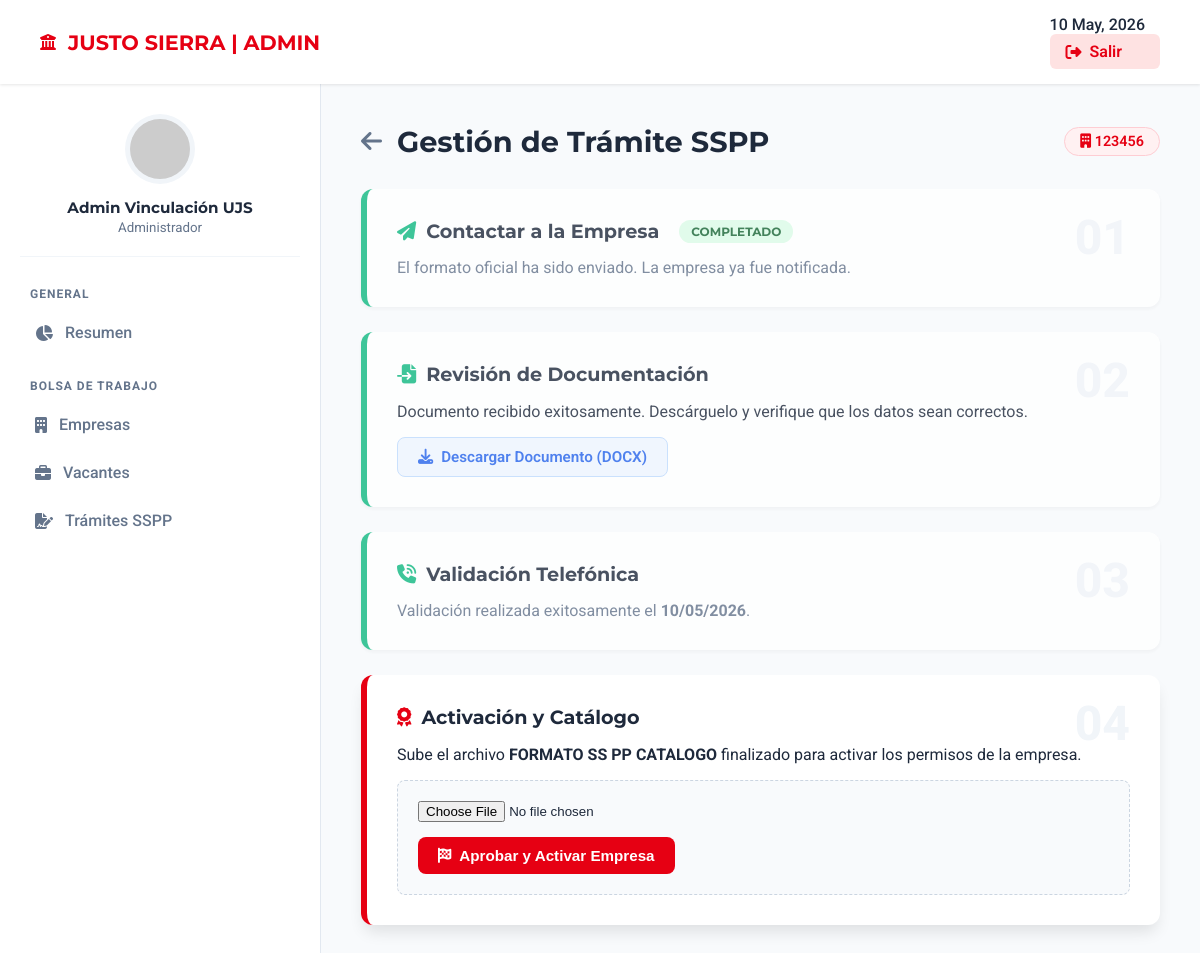
Page /Justo-Sierra/admin/detalle_tramite_sspp.php?id=2 (signed in) on the committed database.
### tables this page shows
CREATE TABLE `solicitudes_sspp` (
  `id_solicitud` int(11) NOT NULL,
  `id_empresa` int(11) NOT NULL,
  `estado_tramite` enum('Solicitud Inicial','Formato Enviado','Datos Recibidos','Validado por Teléfono','Aprobado Catálogo','Expirado') DEFAULT 'Solicitud Inicial',
  `fecha_inicio` date NOT NULL,
  `fecha_validacion` date DEFAULT NULL,
  `fecha_vencimiento` date DEFAULT NULL,
  `archivo_solicitud_dir` varchar(255) DEFAULT NULL COMMENT 'Ruta del archivo de Dirección',
  `archivo_catalogo_generado` varchar(255) DEFAULT NULL COMMENT 'Ruta del PDF final',
  `notas_admin` text DEFAULT NULL
);

CREATE TABLE `empresas` (
  `id_empresa` int(11) NOT NULL,
  `nombre_empresa` varchar(255) NOT NULL,
  `email_contacto` varchar(255) NOT NULL,
  `password` varchar(255) NOT NULL,
  `rfc` varchar(13) DEFAULT NULL,
  `descripcion` text DEFAULT NULL,
  `sitio_web` varchar(255) DEFAULT NULL,
  `logo_url` varchar(255) DEFAULT NULL,
  `estado_validacion` enum('pendiente','aprobada','rechazada') DEFAULT 'pendiente',
  `fecha_registro` timestamp NOT NULL DEFAULT current_timestamp(),
  `es_catalogo_sspp` tinyint(1) DEFAULT 0,
  `vigencia_sspp` date DEFAULT NULL
);

### Justo-Sierra/admin/detalle_tramite_sspp.php (the view, shortened to what this page needs)
<?php
include '../config/conexion.php';
$nombre_admin = $_SESSION['nombre_admin'] ?? 'Admin Vinculación UJS';
$id_solicitud = $_GET['id'] ?? null;
try {
    $stmt = $conexion->prepare("SELECT s.*, e.nombre_empresa, e.email_contacto, e.id_empresa FROM solicitudes_sspp s JOIN empresas e ON s.id_empresa = e.id_empresa WHERE s.id_solicitud = :id");
    $stmt->execute([':id' => $id_solicitud]);
    $tramite = $stmt->fetch(PDO::FETCH_ASSOC);
    $asunto = rawurlencode("Registro de Empresa - SSPP Justo Sierra");
    $cuerpo = rawurlencode("Estimados representantes de {$tramite['nombre_empresa']},\n\nPara continuar con su registro, favor de llenar el formato adjunto y subirlo en: http://localhost/JUSTO-SIERRA/login.php");
    $enlace_mailto = "mailto:{$tramite['email_contacto']}?subject={$asunto}&body={$cuerpo}";
} catch (PDOException $e) { die("Error de BD"); }
?>
<!DOCTYPE html>
<html lang="es">
<head>
    <link rel="stylesheet" href="https://cdnjs.cloudflare.com/ajax/libs/font-awesome/6.4.0/css/all.min.css">
</head>
<body>
    <header class="top-header">
        <div class="brand-box">
            <i class="fas fa-university"></i>
            <h1>JUSTO SIERRA | ADMIN</h1>
        </div>
        <div class="user-nav">
            <span style="font-weight: 500; margin-right: 15px;"><?php echo date('d M, Y'); ?></span>
            <a href="../logout.php" class="btn-exit"><i class="fas fa-sign-out-alt"></i> Salir</a>
        </div>
    </header>
    <div class="admin-wrapper">
        <aside class="sidebar">
            <div class="sidebar-profile">
                <img src="https://ui-avatars.com/api/?name=<?php echo urlencode($nombre_admin); ?>&background=E60013&color=fff" alt="Perfil">
                <h3><?php echo htmlspecialchars($nombre_admin); ?></h3>
                <small style="color: var(--text-muted);">Administrador</small>
            </div>
            <nav>
                <div class="menu-group">
                    <p class="menu-title">General</p>
                    <a href="dashboard_admin.php" class="nav-link"><i class="fas fa-chart-pie"></i> Resumen</a>
                </div>
                <div class="menu-group">
                    <p class="menu-title">Bolsa de Trabajo</p>
                    <a href="gestionar_empresas_admin.php" class="nav-link"><i class="fas fa-building"></i> Empresas</a>
                    <a href="gestionar_vacantes_admin.php" class="nav-link"><i class="fas fa-briefcase"></i> Vacantes</a>
                    <a href="gestionar_tramites_sspp.php" class="nav-link"><i class="fas fa-file-signature"></i> Trámites SSPP</a>
                </div>
            </nav>
        </aside>
        <main class="main-container">
            <div class="page-header">
                <div class="page-title">
                    <a href="dashboard_admin.php" style="color:var(--text-muted); font-size: 1.5rem; text-decoration: none;"><i class="fas fa-arrow-left"></i></a>
                    <h2>Gestión de Trámite SSPP</h2>
                </div>
                <div class="company-tag">
                    <i class="fas fa-building"></i> <?php echo htmlspecialchars($tramite['nombre_empresa']); ?>
                </div>
            </div>
            <?php $st = $tramite['estado_tramite']; ?>
            <div class="step-card <?php echo ($st == 'Solicitud Inicial') ? 'active' : 'completed'; ?>">
                <span class="step-number">01</span>
                <div class="step-content">
                    <div class="step-title">
                        <i class="fas fa-paper-plane" style="color:<?php echo ($st == 'Solicitud Inicial') ? 'var(--js-red)' : '#10B981'; ?>"></i>
                        Contactar a la Empresa
                        <?php if($st != 'Solicitud Inicial') echo '<span class="badge-completed">Completado</span>'; ?>
                    </div>
                    <?php if($st == 'Solicitud Inicial'): ?>
                        <p style="color:var(--text-muted);">Envía el formato inicial para que la empresa comience su registro en el portal.</p>
                        <div style="display:flex; gap:10px; margin-top: 15px;">
                            <a href="<?php echo $enlace_mailto; ?>" class="btn-saas btn-outline"><i class="fas fa-envelope"></i> Redactar Correo</a>
                            <form method="POST"><input type="hidden" name="accion" value="marcar_enviado">
                                <button type="submit" class="btn-saas btn-primary"><i class="fas fa-check"></i> Confirmar Envío</button>
                            </form>
                        </div>
                    <?php else: ?>
                        <p style="color:var(--text-muted); margin:0;">El formato oficial ha sido enviado. La empresa ya fue notificada.</p>
                    <?php endif; ?>
                </div>
            </div>
            <div class="step-card <?php echo ($st == 'Formato Enviado' || $st == 'Datos Recibidos') ? 'active' : ($st == 'Solicitud Inicial' ? '' : 'completed'); ?>">
                <span class="step-number">02</span>
                <div class="step-content">
                    <div class="step-title"><i class="fas fa-file-import" style="color:<?php echo ($st == 'Formato Enviado' || $st == 'Datos Recibidos') ? 'var(--js-red)' : '#10B981'; ?>"></i> Revisión de Documentación</div>
                    <?php if($st == 'Formato Enviado'): ?>
                        <div style="background:#FFFBEB; padding:15px; border-radius:8px; color:#92400E; border:1px solid #FEF3C7; display: flex; align-items: center; gap: 10px;">
                            <i class="fas fa-clock" style="font-size: 1.2rem;"></i>
                            <span>Esperando a que la empresa cargue el archivo completo desde su panel.</span>
                        </div>
                    <?php elseif(!empty($tramite['notas_admin'])): ?>
                        <p>Documento recibido exitosamente. Descárguelo y verifique que los datos sean correctos.</p>
                        <?php
                            $extension = pathinfo($tramite['notas_admin'], PATHINFO_EXTENSION);
                            $nombre_empresa_formateado = preg_replace('/[^A-Za-z0-9\-]/', '_', strtoupper($tramite['nombre_empresa']));
                            $nombre_descarga = "FORMATO_SSPP_" . $nombre_empresa_formateado . "." . $extension;
                        ?>
                        <div style="margin-top: 15px;">
                            <a href="../<?php echo $tramite['notas_admin']; ?>" download="<?php echo htmlspecialchars($nombre_descarga); ?>" class="btn-saas btn-outline" style="color:#2563EB; border-color:#BFDBFE; background: #EFF6FF;">
                                <i class="fas fa-download"></i> Descargar Documento (<?php echo strtoupper($extension); ?>)
                            </a>
                        </div>
                    <?php else: ?>
                        <p style="color:var(--text-muted); margin:0;">Pendiente de recepción de documentos.</p>
                    <?php endif; ?>
                </div>
            </div>
            <?php if($st == 'Datos Recibidos' || $st == 'Validado por Teléfono' || $st == 'Aprobado Catálogo'): ?>
            <div class="step-card <?php echo ($st == 'Datos Recibidos') ? 'active' : ($st == 'Aprobado Catálogo' ? 'completed' : 'completed'); ?>">
                <span class="step-number">03</span>
                <div class="step-content">
                    <div class="step-title"><i class="fas fa-phone-volume" style="color:<?php echo ($st == 'Datos Recibidos') ? 'var(--js-red)' : '#10B981'; ?>"></i> Validación Telefónica</div>
                    <?php if($st == 'Datos Recibidos'): ?>
                        <p>Llama al contacto de la empresa para confirmar que la información es verídica:</p>
                        <p style="font-size: 1.1rem; background: #F8FAFC; padding: 10px 15px; border-radius: 6px; display: inline-block; border: 1px solid #E2E8F0;">
                            <i class="fas fa-envelope" style="color: var(--text-muted);"></i> <strong><?php echo $tramite['email_contacto']; ?></strong>
                        </p>
                        <form method="POST" style="margin-top: 15px;"><input type="hidden" name="accion" value="validar_telefono">
                            <button type="submit" class="btn-saas btn-primary" style="background:#059669;"><i class="fas fa-check-double"></i> Confirmar Validación</button>
                        </form>
                    <?php else: ?>
                        <p style="color:var(--text-muted); margin:0;">Validación realizada exitosamente el <strong><?php echo date('d/m/Y', strtotime($tramite['fecha_validacion'])); ?></strong>.</p>
                    <?php endif; ?>
                </div>
            </div>
            <?php endif; ?>
            <?php if($st == 'Validado por Teléfono' || $st == 'Aprobado Catálogo'): ?>
            <div class="step-card <?php echo ($st == 'Validado por Teléfono') ? 'active' : 'completed'; ?>">
                <span class="step-number">04</span>
                <div class="step-content">
                    <div class="step-title"><i class="fas fa-award" style="color:<?php echo ($st == 'Validado por Teléfono') ? 'var(--js-red)' : '#10B981'; ?>"></i> Activación y Catálogo</div>
                    <?php if($st == 'Validado por Teléfono'): ?>
                        <p>Sube el archivo <strong>FORMATO SS PP CATALOGO</strong> finalizado para activar los permisos de la empresa.</p>
                        <form method="POST" enctype="multipart/form-data" style="margin-top: 15px; background: #F8FAFC; padding: 20px; border-radius: 8px; border: 1px dashed #CBD5E1;">
                            <input type="file" name="archivo_catalogo" accept=".pdf" required style="margin-bottom:15px; display:block; width: 100%;">
                            <button type="submit" class="btn-saas btn-primary"><i class="fas fa-flag-checkered"></i> Aprobar y Activar Empresa</button>
                        </form>
                    <?php endif; ?>
                </div>
            </div>
            <?php endif; ?>
        </main>
    </div>
</body>
</html>

### Justo-Sierra/admin/detalle_tramite_sspp.php (style rules this page uses)
:root { --js-red: #E60013; --bg-light: #F8FAFC; --text-main: #1E293B; --text-muted: #64748B; --shadow: 0 4px 6px -1px rgb(0 0 0 / 0.1); }
body { background-color: var(--bg-light); font-family: 'Roboto', sans-serif; margin: 0; color: var(--text-main); }
.top-header { background: white; padding: 15px 40px; display: flex; justify-content: space-between; align-items: center; box-shadow: 0 1px 3px 0 rgb(0 0 0 / 0.1); position: sticky; top: 0; z-index: 100; }
.brand-box { display: flex; align-items: center; gap: 12px; color: var(--js-red); }
.brand-box h1 { margin: 0; font-family: 'Montserrat', sans-serif; font-size: 1.3rem; }
.btn-exit { background: #FEE2E2; color: var(--js-red); padding: 8px 16px; border-radius: 6px; font-weight: 600; text-decoration: none; transition: 0.3s; display: flex; align-items: center; gap: 8px; }
.admin-wrapper { display: flex; min-height: calc(100vh - 70px); }
.sidebar { width: 280px; background: white; padding: 30px 20px; border-right: 1px solid #E2E8F0; }
.sidebar-profile { text-align: center; margin-bottom: 30px; padding-bottom: 20px; border-bottom: 1px solid #F1F5F9; }
.sidebar-profile img { width: 60px; height: 60px; border-radius: 50%; background: #F1F5F9; padding: 5px; margin-bottom: 10px; }
.sidebar-profile h3 { margin: 0; font-size: 0.95rem; font-family: 'Montserrat'; }
.menu-group { margin-bottom: 25px; }
.menu-title { font-size: 0.75rem; color: var(--text-muted); font-weight: 700; text-transform: uppercase; letter-spacing: 1px; margin-bottom: 10px; padding-left: 10px; }
.nav-link { display: flex; align-items: center; gap: 12px; padding: 12px 15px; text-decoration: none; color: var(--text-muted); border-radius: 8px; font-weight: 500; transition: 0.2s; margin-bottom: 5px; }
.main-container { flex: 1; padding: 40px; max-width: 1000px; margin: 0 auto; width: 100%; }
.page-header { display: flex; justify-content: space-between; align-items: center; margin-bottom: 30px; }
.page-title { display: flex; align-items: center; gap: 15px; }
.page-title h2 { margin: 0; font-family: 'Montserrat'; font-size: 1.8rem; }
.step-card { background: white; border-radius: 12px; padding: 30px; margin-bottom: 25px; box-shadow: 0 2px 4px rgba(0,0,0,0.05); border-left: 6px solid #E2E8F0; transition: 0.3s; position: relative; }
.step-card.active { border-left-color: var(--js-red); box-shadow: 0 10px 15px -3px rgba(0,0,0,0.1); }
.step-card.completed { border-left-color: #10B981; opacity: 0.8; }
.step-number { position: absolute; right: 30px; top: 20px; font-size: 3rem; font-weight: 800; color: #F1F5F9; z-index: 0; }
.step-content { position: relative; z-index: 1; }
.step-title { font-family: 'Montserrat'; font-size: 1.2rem; margin-bottom: 15px; display: flex; align-items: center; gap: 10px; font-weight: 700; color: var(--text-main); }
.btn-saas { padding: 10px 20px; border-radius: 8px; font-weight: 600; text-decoration: none; display: inline-flex; align-items: center; gap: 8px; border: none; cursor: pointer; transition: 0.2s; font-size: 0.95rem; }
.btn-primary { background: var(--js-red); color: white; }
.btn-outline { background: white; border: 1px solid #E2E8F0; color: var(--text-main); }
.badge-completed { background: #DCFCE7; color: #166534; padding: 4px 12px; border-radius: 20px; font-size: 0.75rem; font-weight: 700; text-transform: uppercase; margin-left: 10px; }
.company-tag { display: inline-block; background: #FFF1F2; color: var(--js-red); padding: 5px 15px; border-radius: 20px; font-weight: 600; font-size: 0.9rem; border: 1px solid #FECDD3; }

### rows in the picture
solicitudes_sspp: id_empresa.nombre_empresa "123456", notas_admin "DOCX", fecha_validacion "10/05/2026"

### other values in the picture
$nombre_admin "Admin Vinculación UJS"
